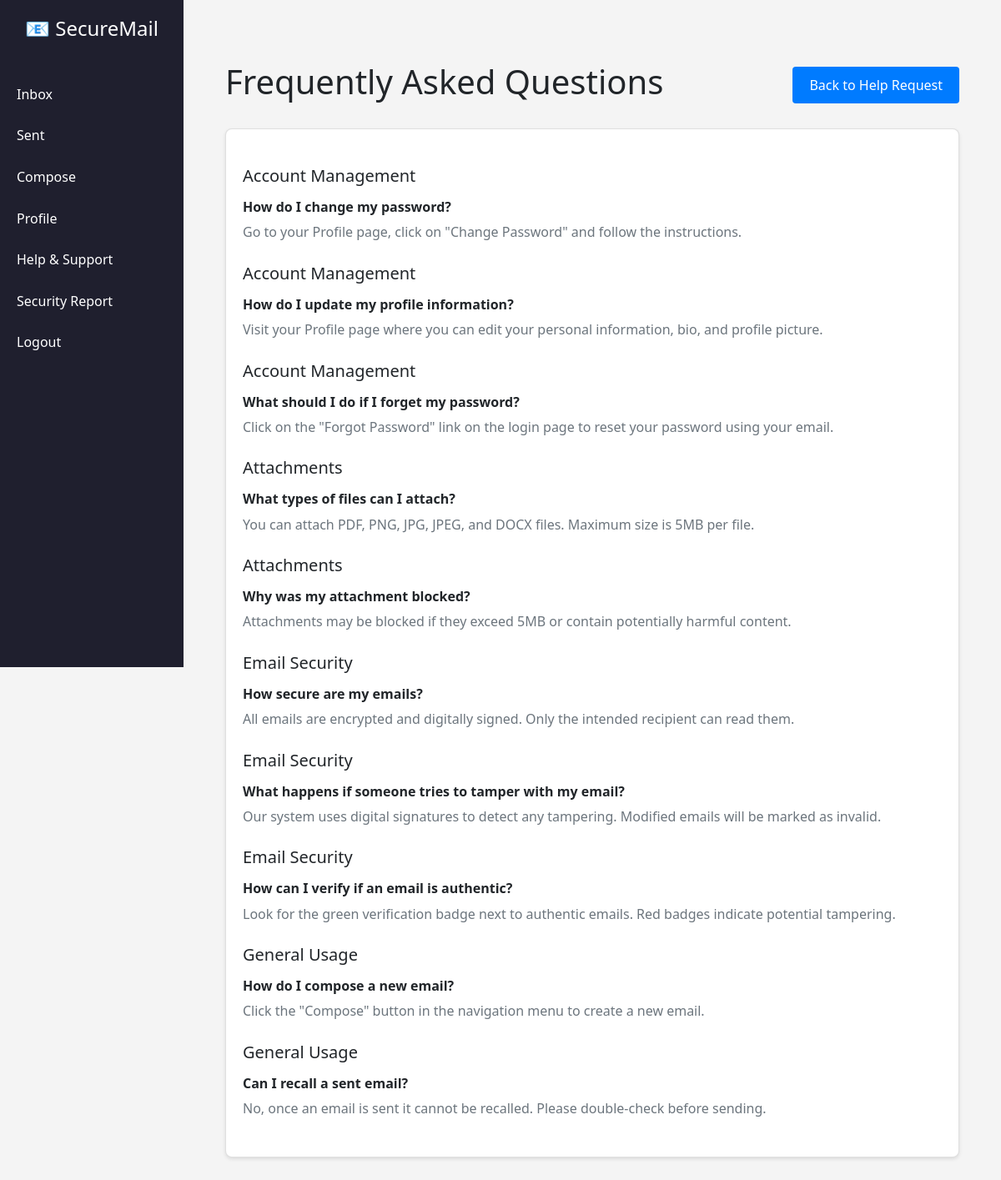
/help/faqs (signed in), run on the app's committed database.
### tables this page shows
CREATE TABLE faqs (
                id INTEGER PRIMARY KEY AUTOINCREMENT,
                question TEXT NOT NULL,
                answer TEXT NOT NULL,
                category TEXT NOT NULL,
                created_at DATETIME DEFAULT CURRENT_TIMESTAMP,
                updated_at DATETIME DEFAULT CURRENT_TIMESTAMP
            );

### app.py (the view)
@app.route('/help/faqs')
@login_required
def faqs():
    try:
        conn = sqlite3.connect(DB_NAME)
        conn.row_factory = sqlite3.Row
        c = conn.cursor()
        c.execute('SELECT * FROM faqs ORDER BY category, created_at DESC')
        faqs = c.fetchall()
        conn.close()
        return render_template('faqs.html',
                             name=current_user.fullname,
                             faqs=faqs)
    except Exception as e:
        print("FAQs page error:", str(e))
        return render_template('faqs.html',
                             name=current_user.fullname,
                             faqs=[])

### app.py (called while the page is built)
@login_manager.user_loader
def load_user(user_id):
    return User.get(int(user_id))

### your_user_model.py (called while the page is built)
    @staticmethod
    def get(user_id):
        conn = sqlite3.connect('users.db')
        cursor = conn.cursor()
        cursor.execute('SELECT id, email, fullname, is_admin FROM users WHERE id = ?', (user_id,))
        user_data = cursor.fetchone()
        conn.close()
        if user_data:
            user = User()
            user.id = user_data[0]
            user.email = user_data[1]
            user.fullname = user_data[2]
            user.is_admin = bool(user_data[3])
            user._authenticated = True
            return user
        return None

### templates/faqs.html (shortened to what this page needs)
{% extends "base.html" %}
{% block content %}
<div class="container mt-4">
    <div class="d-flex justify-content-between align-items-center mb-4">
        <h1>Frequently Asked Questions</h1>
        <a href="{{ url_for('help_request') }}" class="btn btn-outline-primary">
             Back to Help Request
        </a>
    </div>
    <div class="card">
        <div class="card-body">
            {% if faqs %}
                {% set current_category = None %}
                {% for faq in faqs %}
                    {% if faq.category != current_category %}
                        <h3 class="h5 mt-4 mb-3">{{ faq.category }}</h3>
                        <div class="faq-category">
                        {% set current_category = faq.category %}
                    {% endif %}
                    <div class="faq-item mb-4">
                        <h4 class="h6 mb-2 fw-bold">{{ faq.question }}</h4>
                        <p class="text-muted">{{ faq.answer }}</p>
                    </div>
                {% endfor %}
            {% else %}
                <p class="text-muted">No FAQs available at the moment.</p>
            {% endif %}
        </div>
    </div>
</div>
{% endblock %}

### static/css/style.css (style rules this page uses)
* { box-sizing: border-box; margin: 0; padding: 0; }
body { font-family: 'Segoe UI', sans-serif; line-height: 1.6; background-color: #f4f4f4; min-height: 100vh; }
.container { max-width: 1200px; margin: 0 auto; padding: 20px; }
.btn { display: inline-block; padding: 10px 20px; background-color: #007bff; color: #fff; border: none; border-radius: 4px; cursor: pointer; text-decoration: none; }
.card { background: #fff; border-radius: 8px; box-shadow: 0 2px 4px rgba(0, 0, 0, 0.1); margin-bottom: 20px; }
.card-body { padding: 20px; }

### data on the page
faqs: category "Account Management", question "How do I change my password?", answer "Go to your Profile page, click on \"Change Password\" and follow the instructions."
faqs: category "Account Management", question "How do I update my profile information?", answer "Visit your Profile page where you can edit your personal information, bio, and profile picture."
faqs: category "Account Management", question "What should I do if I forget my password?", answer "Click on the \"Forgot Password\" link on the login page to reset your password using your email."
faqs: category "Attachments", question "What types of files can I attach?", answer "You can attach PDF, PNG, JPG, JPEG, and DOCX files. Maximum size is 5MB per file."
faqs: category "Attachments", question "Why was my attachment blocked?", answer "Attachments may be blocked if they exceed 5MB or contain potentially harmful content."
faqs: category "Email Security", question "How secure are my emails?", answer "All emails are encrypted and digitally signed. Only the intended recipient can read them."
faqs: category "Email Security", question "What happens if someone tries to tamper with my email?", answer "Our system uses digital signatures to detect any tampering. Modified emails will be marked as invalid."
faqs: category "Email Security", question "How can I verify if an email is authentic?", answer "Look for the green verification badge next to authentic emails. Red badges indicate potential tampering."
faqs: category "General Usage", question "How do I compose a new email?", answer "Click the \"Compose\" button in the navigation menu to create a new email."
faqs: category "General Usage", question "Can I recall a sent email?", answer "No, once an email is sent it cannot be recalled. Please double-check before sending."
